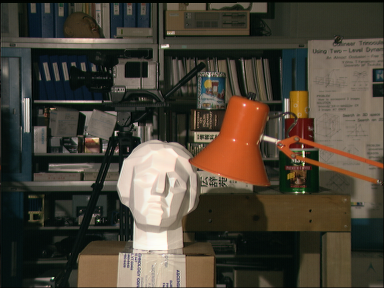
#> input picture ch5/data/ppm/scene1.row3.col3.ppm, 384 x 288 px
$ python ch5_ex06_stereo_twosided.py   (older library calls are emulated)
#> lines starting #> are read from the running program, lines starting #| are printed output that depends on the picture
### ch5/stereo.py
import numpy
from scipy.ndimage import filters

def plane_sweep_ncc(im_l, im_r, start, steps, wid):
  '''Find disparity image using normalized cross-correlation.'''

  m, n = im_l.shape  # Must match im_r.shape.

  mean_l = numpy.zeros(im_l.shape)
  mean_r = numpy.zeros(im_l.shape)
  s = numpy.zeros(im_l.shape)
  s_l = numpy.zeros(im_l.shape)
  s_r = numpy.zeros(im_l.shape)

  dmaps = numpy.zeros((m, n, steps))

  filters.uniform_filter(im_l, wid, mean_l)
  filters.uniform_filter(im_r, wid, mean_r)

  norm_l = im_l - mean_l
  norm_r = im_r - mean_r

  for disp in range(steps):
    filters.uniform_filter(numpy.roll(norm_l, -disp - start) * norm_r, wid, s)
    filters.uniform_filter(numpy.roll(norm_l, -disp - start) *
                           numpy.roll(norm_l, -disp - start), wid, s_l)
    filters.uniform_filter(norm_r * norm_r, wid, s_r)

    dmaps[:, :, disp] = s / numpy.sqrt(s_l * s_r)

  return numpy.argmax(dmaps, axis=2)


# [65 lines left out: functions plane_sweep_ssd, plane_sweep_gauss, plane_sweep_gauss_ssd, not called in this run]

### ch5/ch5_ex06_stereo_twosided.py
from PIL import Image
import numpy
import stereo

im_l = numpy.array(Image.open('./data/ppm/scene1.row3.col3.ppm').convert('L'), 'f')
im_r = numpy.array(Image.open('./data/ppm/scene1.row3.col4.ppm').convert('L'), 'f')
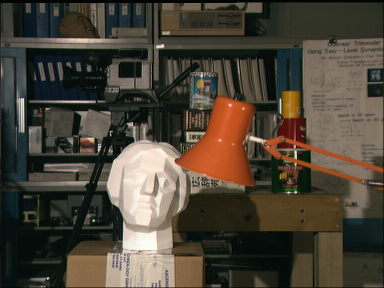
#> input picture ch5/data/ppm/scene1.row3.col4.ppm, 384 x 288 px

steps = 12
start = 4
wid = 9

res1 = stereo.plane_sweep_ncc(im_l, im_r, start, steps, wid)
#> in plane_sweep_ncc, `return numpy.argmax(dmaps, axis=2)`: returned value: shape (288, 384) int64; 12 distinct labels, from 0 to 11
res2 = steps - 1 - stereo.plane_sweep_ncc(im_r, im_l, -start - steps + 1,
    steps, wid)
#> call 2 of plane_sweep_ncc, with start = -15, steps = 12, wid = 9
#> in plane_sweep_ncc (call 2), `mean_l = numpy.zeros(im_l.shape)`: mean_l: shape (288, 384) float64; every value is 0
#> in plane_sweep_ncc (call 2), `return numpy.argmax(dmaps, axis=2)`:
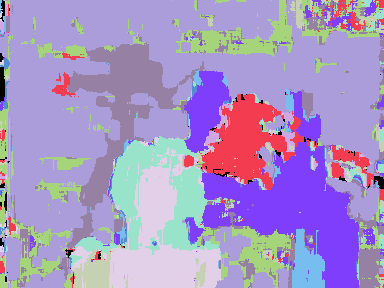
#> returned value: shape (288, 384) int64; 12 distinct labels, from 0 to 11; one colour per label, 0 black
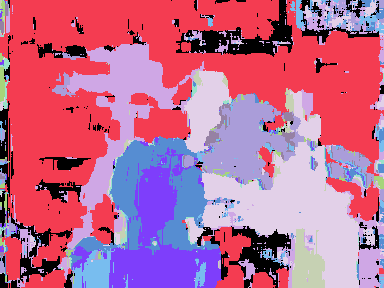
#> res2: shape (288, 384) int64; 12 distinct labels, from 0 to 11; one colour per label, 0 black

import scipy.misc
scipy.misc.imsave('./output/depth_twosided.png', res1)
scipy.misc.imsave('./output/depth_twosided2.png', res2)

res = (res1 == res2) * res1
#> res: shape (288, 384) int64; 12 distinct labels, from 0 to 11
scipy.misc.imsave('./output/depth_twosided_c_sparse.png', res)

# Use first disparity image to align second disparity with first.
ir, ic = numpy.mgrid[:res1.shape[0], :res1.shape[1]]
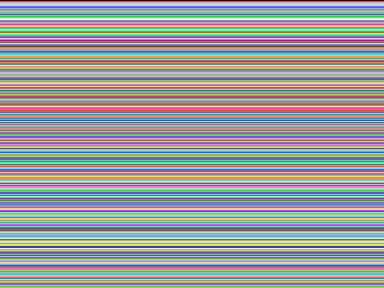
#> ir: shape (288, 384) int64; 288 distinct labels, from 0 to 287; one colour per label, 0 black
mv = res2[ir, (ic + res1) % res1.shape[1]]
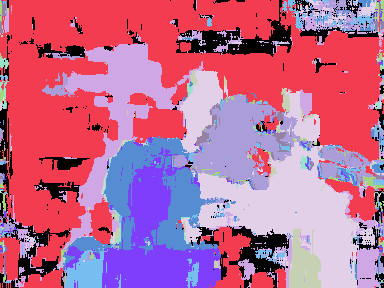
#> mv: shape (288, 384) int64; 12 distinct labels, from 0 to 11; one colour per label, 0 black
scipy.misc.imsave('./output/tmp.png', mv)

res = (res1 == mv) * res1
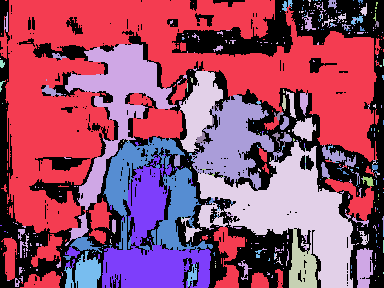
#> res: shape (288, 384) int64; 12 distinct labels, from 0 to 11; one colour per label, 0 black
scipy.misc.imsave('./output/depth_twosided_c.png', res)
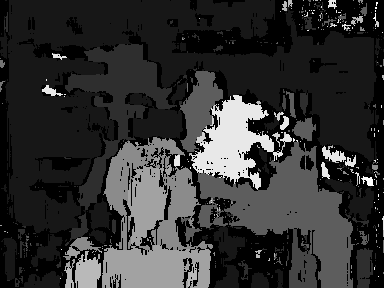
#> saved as depth_twosided_c.png: PIL image 384x288 L; min 0, max 255, mean 50.1
